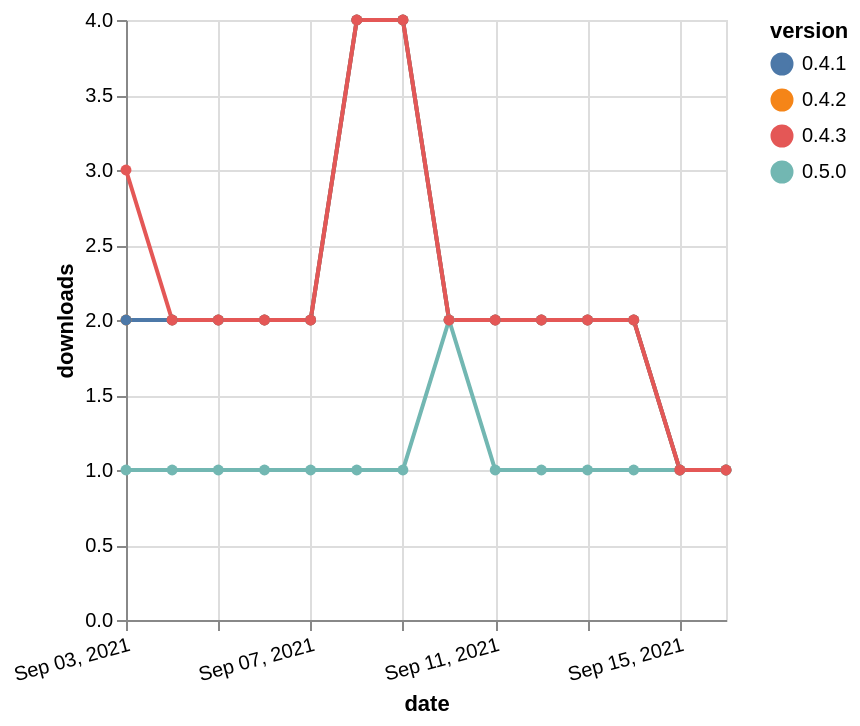

Specify this chart in Vega-Lite:
### Vega-Lite specification from a JSON file in a GitHub repository (floating-point values rounded to 4 significant figures)
{"$schema": "https://vega.github.io/schema/vega-lite/v5.json", "description": "A simple bar chart with embedded data.", "data": {"values": [{"date": "2021-09-03", "total": 2353, "delta": 2, "version": "0.4.2"}, {"date": "2021-09-04", "total": 2355, "delta": 2, "version": "0.4.2"}, {"date": "2021-09-05", "total": 2357, "delta": 2, "version": "0.4.2"}, {"date": "2021-09-06", "total": 2359, "delta": 2, "version": "0.4.2"}, {"date": "2021-09-07", "total": 2361, "delta": 2, "version": "0.4.2"}, {"date": "2021-09-08", "total": 2365, "delta": 4, "version": "0.4.2"}, {"date": "2021-09-09", "total": 2369, "delta": 4, "version": "0.4.2"}, {"date": "2021-09-10", "total": 2371, "delta": 2, "version": "0.4.2"}, {"date": "2021-09-11", "total": 2373, "delta": 2, "version": "0.4.2"}, {"date": "2021-09-12", "total": 2375, "delta": 2, "version": "0.4.2"}, {"date": "2021-09-13", "total": 2377, "delta": 2, "version": "0.4.2"}, {"date": "2021-09-14", "total": 2379, "delta": 2, "version": "0.4.2"}, {"date": "2021-09-15", "total": 2380, "delta": 1, "version": "0.4.2"}, {"date": "2021-09-16", "total": 2381, "delta": 1, "version": "0.4.2"}, {"date": "2021-09-03", "total": 2384, "delta": 2, "version": "0.4.1"}, {"date": "2021-09-04", "total": 2386, "delta": 2, "version": "0.4.1"}, {"date": "2021-09-05", "total": 2388, "delta": 2, "version": "0.4.1"}, {"date": "2021-09-06", "total": 2390, "delta": 2, "version": "0.4.1"}, {"date": "2021-09-07", "total": 2392, "delta": 2, "version": "0.4.1"}, {"date": "2021-09-08", "total": 2396, "delta": 4, "version": "0.4.1"}, {"date": "2021-09-09", "total": 2400, "delta": 4, "version": "0.4.1"}, {"date": "2021-09-10", "total": 2402, "delta": 2, "version": "0.4.1"}, {"date": "2021-09-11", "total": 2404, "delta": 2, "version": "0.4.1"}, {"date": "2021-09-12", "total": 2406, "delta": 2, "version": "0.4.1"}, {"date": "2021-09-13", "total": 2408, "delta": 2, "version": "0.4.1"}, {"date": "2021-09-14", "total": 2410, "delta": 2, "version": "0.4.1"}, {"date": "2021-09-15", "total": 2411, "delta": 1, "version": "0.4.1"}, {"date": "2021-09-16", "total": 2412, "delta": 1, "version": "0.4.1"}, {"date": "2021-09-03", "total": 180, "delta": 1, "version": "0.5.0"}, {"date": "2021-09-04", "total": 181, "delta": 1, "version": "0.5.0"}, {"date": "2021-09-05", "total": 182, "delta": 1, "version": "0.5.0"}, {"date": "2021-09-06", "total": 183, "delta": 1, "version": "0.5.0"}, {"date": "2021-09-07", "total": 184, "delta": 1, "version": "0.5.0"}, {"date": "2021-09-08", "total": 185, "delta": 1, "version": "0.5.0"}, {"date": "2021-09-09", "total": 186, "delta": 1, "version": "0.5.0"}, {"date": "2021-09-10", "total": 188, "delta": 2, "version": "0.5.0"}, {"date": "2021-09-11", "total": 189, "delta": 1, "version": "0.5.0"}, {"date": "2021-09-12", "total": 190, "delta": 1, "version": "0.5.0"}, {"date": "2021-09-13", "total": 191, "delta": 1, "version": "0.5.0"}, {"date": "2021-09-14", "total": 192, "delta": 1, "version": "0.5.0"}, {"date": "2021-09-15", "total": 193, "delta": 1, "version": "0.5.0"}, {"date": "2021-09-16", "total": 194, "delta": 1, "version": "0.5.0"}, {"date": "2021-09-03", "total": 2208, "delta": 3, "version": "0.4.3"}, {"date": "2021-09-04", "total": 2210, "delta": 2, "version": "0.4.3"}, {"date": "2021-09-05", "total": 2212, "delta": 2, "version": "0.4.3"}, {"date": "2021-09-06", "total": 2214, "delta": 2, "version": "0.4.3"}, {"date": "2021-09-07", "total": 2216, "delta": 2, "version": "0.4.3"}, {"date": "2021-09-08", "total": 2220, "delta": 4, "version": "0.4.3"}, {"date": "2021-09-09", "total": 2224, "delta": 4, "version": "0.4.3"}, {"date": "2021-09-10", "total": 2226, "delta": 2, "version": "0.4.3"}, {"date": "2021-09-11", "total": 2228, "delta": 2, "version": "0.4.3"}, {"date": "2021-09-12", "total": 2230, "delta": 2, "version": "0.4.3"}, {"date": "2021-09-13", "total": 2232, "delta": 2, "version": "0.4.3"}, {"date": "2021-09-14", "total": 2234, "delta": 2, "version": "0.4.3"}, {"date": "2021-09-15", "total": 2235, "delta": 1, "version": "0.4.3"}, {"date": "2021-09-16", "total": 2236, "delta": 1, "version": "0.4.3"}]}, "width": "container", "mark": {"type": "line", "point": {"filled": true}}, "encoding": {"x": {"field": "date", "type": "temporal", "timeUnit": "yearmonthdate", "title": "date", "axis": {"labelAngle": -15}}, "y": {"field": "delta", "type": "quantitative", "title": "downloads"}, "color": {"field": "version", "type": "nominal"}, "tooltip": {"field": "delta"}}}
